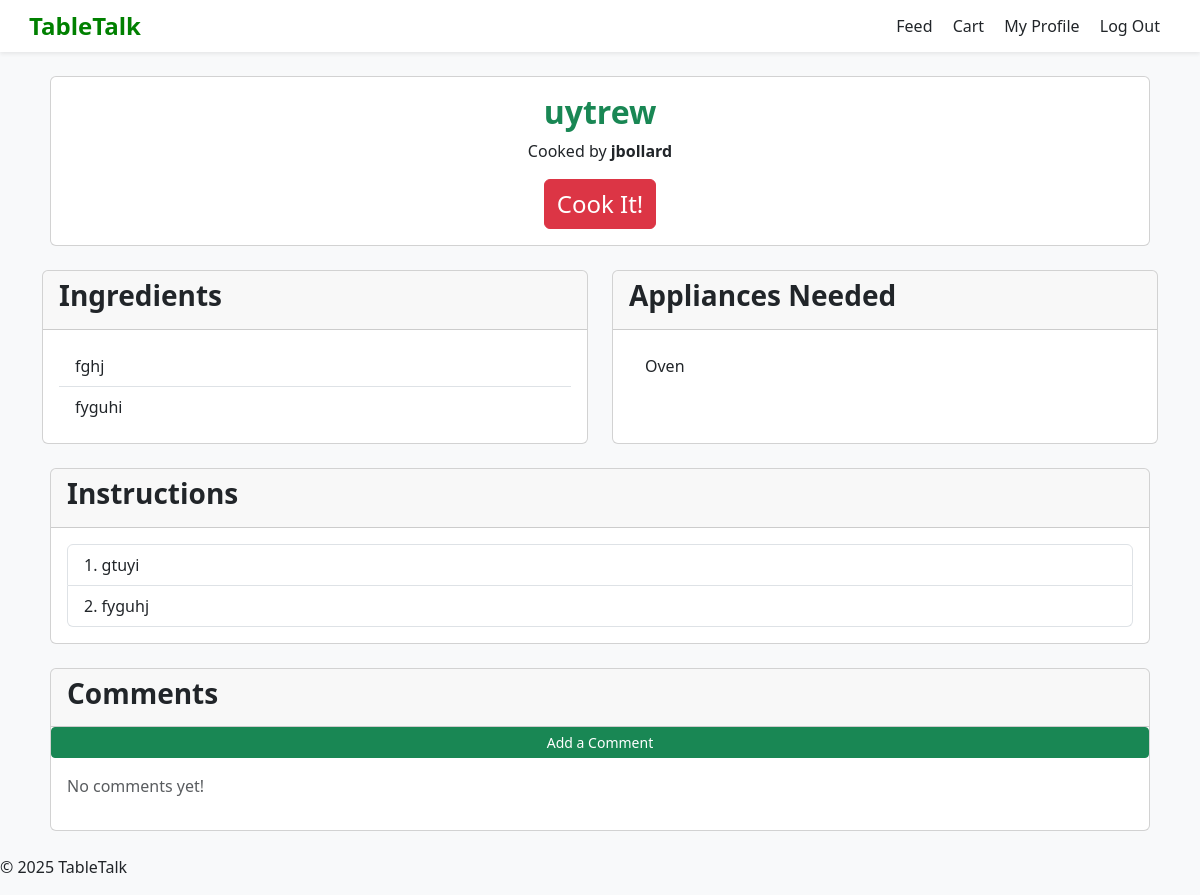
The page /view_recipe/1 (signed in) on the database its author committed.
### tables this page shows
CREATE TABLE posts
(
    id INTEGER PRIMARY KEY AUTOINCREMENT,
    user_id INTEGER NOT NULL,
    title TEXT NOT NULL,
    category TEXT,
    steps TEXT,
    ingredients TEXT,
    appliances TEXT,
    username TEXT,
    FOREIGN KEY (user_id) REFERENCES users(id)
);

### app.py (the view)
@app.route('/view_recipe/<int:recipe_id>', methods=['GET', 'POST'])
def view_recipe(recipe_id):
    db = get_db()
    recipe = db.execute('SELECT * FROM posts WHERE id = ?',
                        (recipe_id,)).fetchone()
    if recipe is None:
        flash("Recipe not found", "error")
        return redirect(url_for('show_feed'))
    ingredients = recipe['ingredients'].split('\n') if recipe['ingredients'] else []
    instructions = recipe['steps'].strip().split('\n') if recipe['steps'] else []
    appliances = recipe['appliances'].split('\n') if recipe['steps'] else []
    comments = db.execute("SELECT * FROM comments WHERE recipe_id = ? ORDER BY id DESC",
                          (recipe_id,)).fetchall()
    return render_template('recipe_card.html', recipe=recipe, ingredients=ingredients, instructions=instructions, appliances=appliances, comments=comments)

### app.py (called while the page is built)
def connect_db():
    rv = sqlite3.connect(app.config['DATABASE'])
    rv.row_factory = sqlite3.Row
    return rv

def get_db():
    if not hasattr(g, 'sqlite_db'):
        g.sqlite_db = connect_db()
    return g.sqlite_db

### templates/recipe_card.html (shortened to what this page needs)
{% extends "layout.html" %}
{% block content %}
<main class="container">
    <div class="card mb-4 mt-4 mx-2">
        <div class="card-body">
            <h2 class="mb-2 text-success text-center"><strong>{{ recipe.title }}</strong></h2>
            <p style="text-align:center">Cooked by <strong>{{ recipe.username }}</strong></p>
             <form method="POST" action="{{ url_for('add_to_cart', recipe_id=recipe.id) }}" class="text-center">
                <button type="submit" class="btn btn-danger btn-md" style="font-size: 1.5rem;">Cook It!</button>
             </form>
        </div>
    </div>
    <article class="recipe-detail">
        <div class="row">
            <div class="col-md-6 mb-4">
                <div class="card h-100">
                    <div class="card-header"><h3><strong>Ingredients</strong></h3></div>
                    <div class="card-body">
                        {% if ingredients %}
                            <ul class="list-group list-group-flush">
                                {% for ingredient in ingredients %}
                                    <li class="list-group-item">{{ ingredient }}</li>
                                {% endfor %}
                            </ul>
                        {% else %}
                            <p class="text-muted">No Ingredients Listed</p>
                        {% endif %}
                    </div>
                </div>
            </div>
            <div class="col-md-6 mb-4">
                <div class="card h-100">
                    <div class="card-header"><h3><strong>Appliances Needed</strong></h3></div>
                    <div class="card-body">
                        {% if appliances %}
                            <ul class="list-group list-group-flush">
                                {% for appliance in appliances %}
                                    <li class="list-group-item">{{ appliance }}</li>
                                {% endfor %}
                            </ul>
                        {% else %}
                            <p class="text-muted">No Appliances Listed</p>
                        {% endif %}
                    </div>
                    </div>
                </div>
            </div> <! end row div>
        <div class="card mb-4 mx-2">
            <div class="card-header"><h3><strong>Instructions</strong></h3></div>
            <div class="card-body">
                <ol class="list-group list-group-numbered">
                    {% for step in instructions %}
                        <li class="list-group-item">{{ step }}</li>
                    {% endfor %}
                </ol>
            </div>
        </div>
        <div class="card mb-4 mx-2">
            <div class="card-header"><h3><strong>Comments</strong></h3></div>
            <button type="button" class="btn btn-success btn-sm" data-bs-toggle="modal" data-bs-target="#addCommentModal">Add a Comment</button>
            <div class="card-body">
                {% if comments %}
                    <div class="list-group mb-3">
                    {% for c in comments %}
                        <div class="list-group-item d-flex justify-content-between align-items-center">
                        <span>{{ c['username'] }}: {{ c['comment_text'] }}</span>
                      {% if session['username'] == c['username'] %}
                        <div>
                          <! edit trigger the modal>
                          <button type="button" class="btn btn-sm btn-warning" data-bs-toggle="modal" data-bs-target="#editCommentModal{{ c['id'] }}">Edit</button>
                          <! delete comment form button>
                          <form method="POST" action="{{ url_for('delete_comment', comment_id=c['id']) }}" style="display:inline;">
                            <button type="submit" class="btn btn-sm btn-danger">Delete</button>
                          </form>
                        </div>
                      {% endif %}
                    </div>
                    <! edit modal available>
                    <div class="modal fade" id="editCommentModal{{ c['id'] }}" tabindex="-1" aria-labelledby="editCommentModalLabel{{ c['id'] }}" aria-hidden="true">
                      <div class="modal-dialog">
                        <div class="modal-content">
                          <form method="POST" action="{{ url_for('edit_comment', comment_id=c['id']) }}">
                            <div class="modal-header">
                              <h5 class="modal-title" id="editCommentModalLabel{{ c['id'] }}">Edit Comment</h5>
                              <button type="button" class="btn-close" data-bs-dismiss="modal"></button>
                            </div>
                            <div class="modal-body">
                              <textarea name="comment" class="form-control">{{ c['comment_text'] }}</textarea>
                            </div>
                            <div class="modal-footer">
                              <button type="submit" class="btn btn-success">Save Changes</button>
                              <button type="button" class="btn btn-secondary" data-bs-dismiss="modal">Cancel</button>
                            </div>
                          </form>
                        </div>
                      </div>
                    </div>
                  {% endfor %}
                </div>
              {% else %}
                <p class="text-muted">No comments yet!</p>
              {% endif %}
            </div>
        </article>
    </main>
<footer>
    <p>&copy; 2025 TableTalk</p>
</footer>
{% endblock %}

### templates/layout.html (style rules this page uses)
body { background-color: #f8f9fa; }

### rows shown on the page
posts: title "uytrew", username "jbollard", appliances "Oven"

### other values the page prints
{{ ingredient }} "fghj" "fyguhi"
{{ step }} "gtuyi" "fyguhj"
